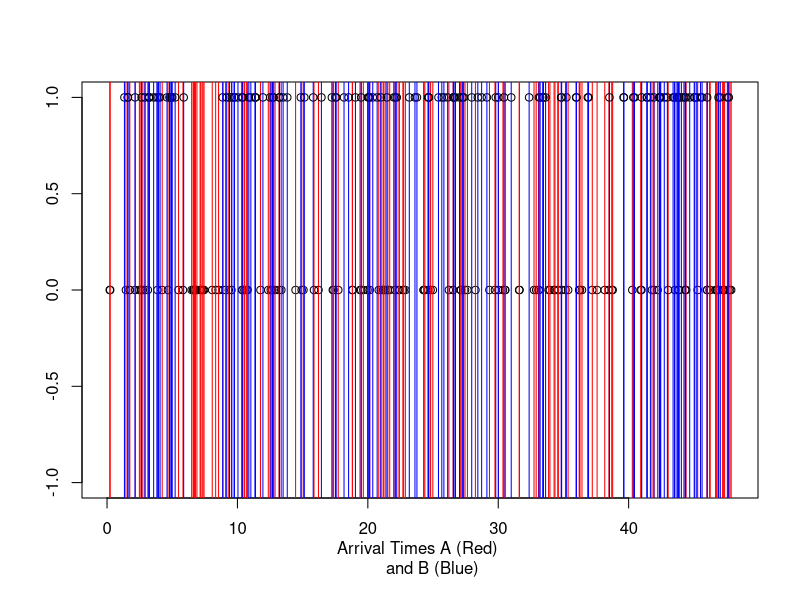
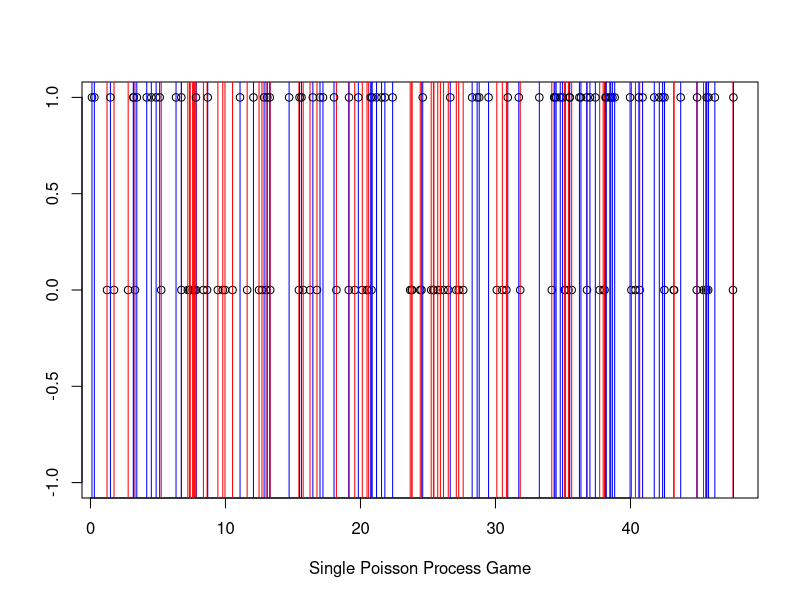

Generate these figures, in order, with R:
#HW 5 Problem 2

#Part c

#Sample times for Team A
#x=-ln(1-u)/3 is ~exp(3) and is the time of arrival for scores
#check every minute, if a point was scored: x<= 1
set.seed(333)
arrivals_A <- c()
current_time <- 0

while(current_time < 48){
  u<-runif(1,0,1)
  x <- -1/3*log(1-u)
  
  current_time <- current_time+x
  
  if(current_time<=48){
    arrivals_A <- c(arrivals_A,current_time)
  }
}

#Arrival Times for team B
set.seed(334)
arrivals_B <- c()
current_time <- 0

while(current_time < 48){
  u<-runif(1,0,1)
  x <- -1/3*log(1-u)
  
  current_time <- current_time+x
  
  if(current_time<=48){
    arrivals_B <- c(arrivals_B,current_time)
  }
}

plot(arrivals_A,rep(0,length(arrivals_A)),xlim=c(0,48),ylab="",xlab="Arrival Times A (Red) 
     and B (Blue)")
abline(v=arrivals_A, col="red",lwd=1)
points(arrivals_B, rep(1,length(arrivals_B)))
abline(v=arrivals_B, col="blue",lwd=1)


#Part d:Each team scores basket with prob. 1/2

set.seed(123)
arrivals_A2 <- c()
arrivals_B2 <- c()
current_time <- 0

while(current_time<48){
  u <- runif(1,0,1)
  x <- -1/3*log(1-u)
  
  current_time <- current_time+x
  
  if(current_time<48){
    u_new <- runif(1,0,1)
    
    if(u_new<=1/2){
      arrivals_A2 <- c(arrivals_A2,current_time)
      
    }else{
      arrivals_B2 <- c(arrivals_B2, current_time)
    }
    }
}

plot(x=arrivals_A2,y=rep(0,length(arrivals_A2)),xlab="Single Poisson Process Game",ylab="")
abline(v=arrivals_A2,col="red",lwd=1)
points(arrivals_B2,y=rep(1,length(arrivals_B2)))
abline(v=arrivals_B2,col="blue",lwd=1)

#Part e: Efficiently simulation 10^5 games

results_e <- rep(NA,100000)

for (i in 1:100000){
  N <- rpois(1,288)
  N_A <- rbinom(1,N,1/2)
  N_B <- N-N_A
  results_e[i] <- 2*(N_A-N_B)
}

#E[D(t)] Simulated:approx=0.0725, theory=0
sum(results_e)/100000

#Var(D(t)) Simualated:approx=1142.245, theory=1152
var(results_e)

#P(D(t)=0) Simulated=0.02305, theory=0.0235
sum(results_e==0)/100000
